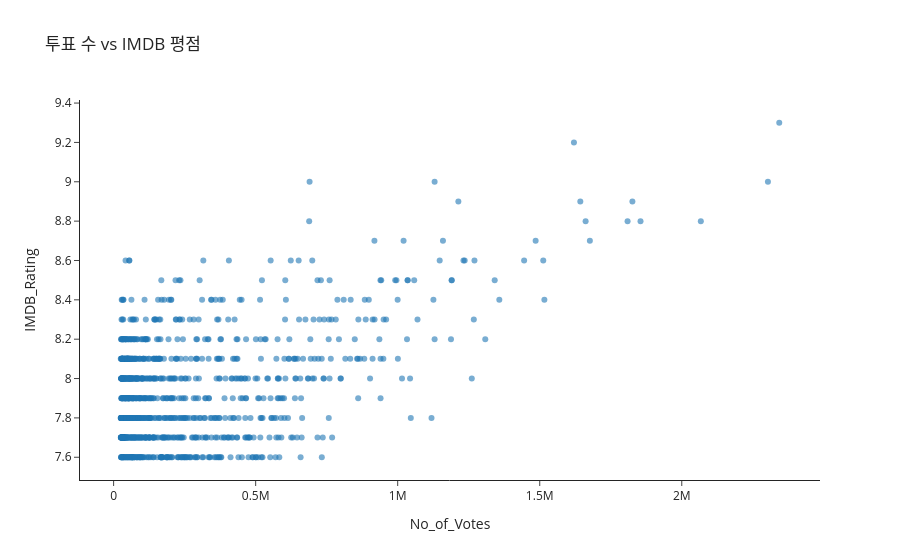

The notebook cell saved with this chart:
### Markdown cell above
##### 투표 수 vs 평점 scatter

### Code cell
fig = px.scatter(
    imdb,
    x='No_of_Votes',
    y="IMDB_Rating",
    hover_name='Series_Title',
    hover_data=['No_of_Votes',
                'Genre'],
    title='투표 수 vs IMDB 평점',
    template='simple_white',
    opacity=0.6
)
fig.show()
fig.write_html('./image/imdb_scatter.html')

### Figure 1 — Plotly figure (JSON) as saved in the notebook; plotly's stock layout.template omitted (floating-point values rounded to 4 significant figures; data arrays with more than 128 entries replaced by an {"elided": "..."} marker saying what was removed)
{"data": [{"customdata": {"elided": "1000x1 str values"}, "hovertemplate": "<b>%{hovertext}</b><br><br>No_of_Votes=%{x}<br>IMDB_Rating=%{y}<br>Genre=%{customdata[0]}<extra></extra>", "hovertext": {"elided": "1000 str values"}, "legendgroup": "", "marker": {"color": "#1F77B4", "opacity": 0.6, "symbol": "circle"}, "mode": "markers", "name": "", "orientation": "v", "showlegend": false, "type": "scatter", "x": {"elided": "1000 int values"}, "xaxis": "x", "y": {"elided": "1000 float values"}, "yaxis": "y"}], "layout": {"legend": {"tracegroupgap": 0}, "title": {"text": "투표 수 vs IMDB 평점"}, "xaxis": {"anchor": "y", "domain": [0, 1], "title": {"text": "No_of_Votes"}}, "yaxis": {"anchor": "x", "domain": [0, 1], "title": {"text": "IMDB_Rating"}}}}
